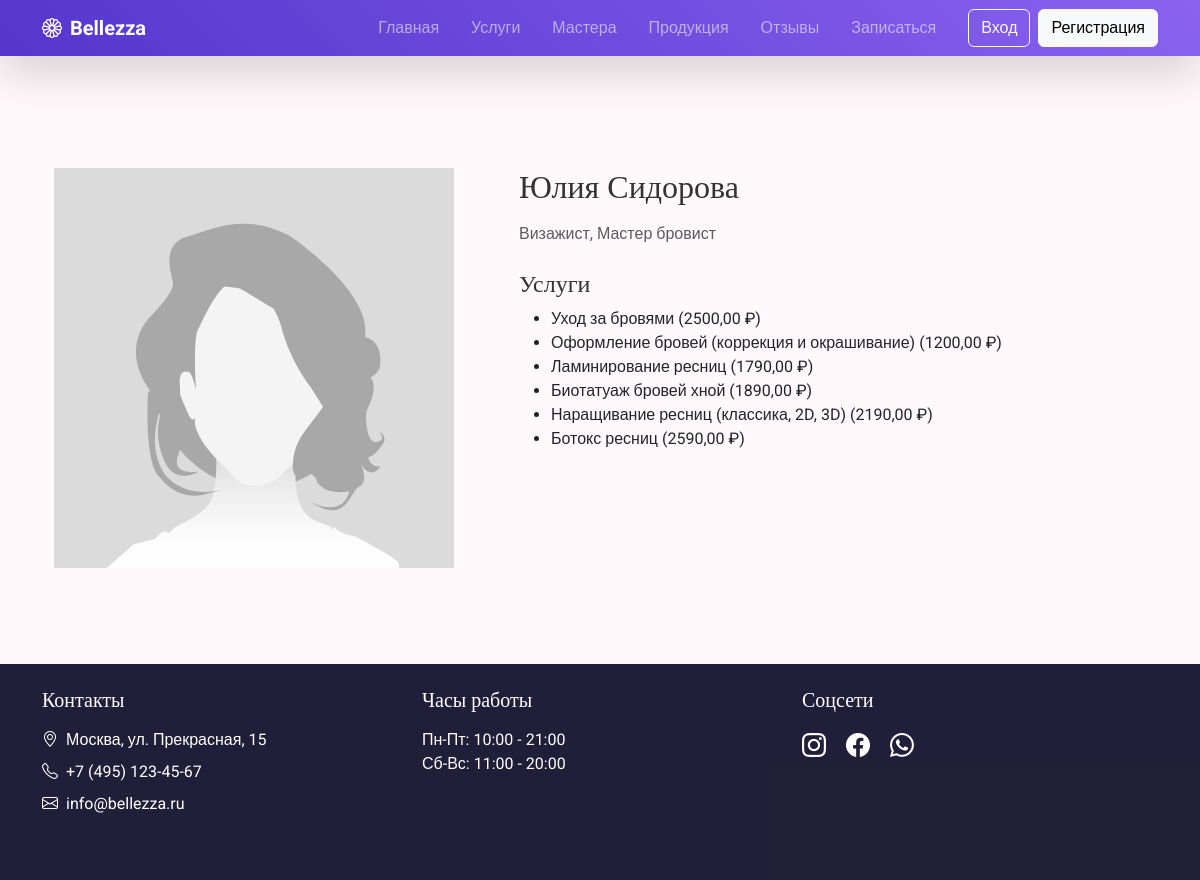
Page /api/v1/beauty_salon/employee/3/ on the committed database.
### beauty_salon/models.py (models this page shows, shortened)
class Employee(models.Model):
    name = models.CharField(max_length=100, verbose_name='ФИО')
    position = models.CharField(max_length=100, verbose_name='Специализация')
    services = models.ManyToManyField(Service, related_name='employees', verbose_name='Услуги')
    photo = models.ImageField(
        upload_to='employees/',
        null=True,
        blank=True,
        verbose_name='Фотография'
    )
    class Meta:
        verbose_name = "Сотрудник"
        verbose_name_plural = "Сотрудники"

class Service(models.Model):
    category = models.ForeignKey(Category, on_delete=models.CASCADE, related_name="services", null=True, blank=True, verbose_name='Категория')
    name = models.CharField(max_length=255, verbose_name='Наименование услуги')
    description = models.TextField(blank=True, null=True, verbose_name='Описание')
    price = models.DecimalField(max_digits=10, decimal_places=2, verbose_name='Цена')
    class Meta:
        verbose_name = "Услуга"
        verbose_name_plural = "Услуги"

### beauty_salon/views.py (the view)
# urls.py: path('employee/<int:employee_id>/', views.employee_detail, name='employee_detail'),
def employee_detail(request, employee_id):
    employee = get_object_or_404(Employee, id=employee_id)
    return render(request, 'employee_detail.html', {'employee': employee})

### beauty_salon/templates/employee_detail.html (shortened to what this page needs)
{% extends 'base_generic.html' %}
{% load static %}
{% block content %}
<div class="container my-5">
    <div class="row">
        <div class="col-md-5">
            {% if employee.photo %}
                <img src="{{ employee.photo.url }}" class="img-fluid" alt="{{ employee.name }}">
            {% else %}
                <img src="{% static 'images/defaultImage.jpg' %}" class="img-fluid" alt="{{ employee.name }}">
            {% endif %}
        </div>
        <div class="col-md-7">
            <h2 class="mb-3">{{ employee.name }}</h2>
            <p class="text-muted">{{ employee.position }}</p>
            <h4 class="mt-4">Услуги</h4>
            <ul>
                {% for service in employee.services.all %}
                <li>{{ service.name }} ({{ service.price }} ₽)</li>
                {% empty %}
                <li>Нет привязанных услуг.</li>
                {% endfor %}
            </ul>
        </div>
    </div>
</div>
{% endblock %}

### static/css/styles.css (style rules this page uses)
:root { --primary-color: #dac5fd; --secondary-color: #f0f0f0; --accent-color: #8c7cff; }
body { font-family: "Roboto", sans-serif; background-color: #fff9fb; }
h1, h2, h3, h4, h5 { font-family: "Playfair Display", serif; color: #333; }

### rows in the picture
Employee: name "Юлия Сидорова", position "Визажист, Мастер бровист"
Service: name "Уход за бровями", price "2500,00"
Service: name "Оформление бровей (коррекция и окрашивание)", price "1200,00"
Service: name "Ламинирование ресниц", price "1790,00"
Service: name "Биотатуаж бровей хной", price "1890,00"
Service: name "Наращивание ресниц (классика, 2D, 3D)", price "2190,00"
Service: name "Ботокс ресниц", price "2590,00"
